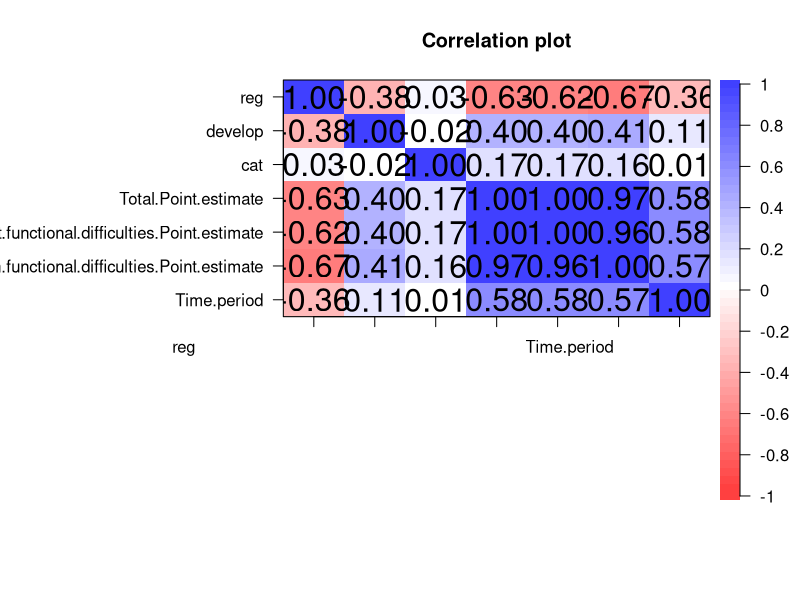

This figure's R source: (Note: this script raises an error after producing the figure.)
library(psych)
library(caret)
library(dplyr)
library(car)
library(Metrics)

num=read.csv("Numeracy.csv")
dt4=subset(num,select = c(reg,develop,cat,
                          Total.Point.estimate,Children.without.functional.difficulties.Point.estimate,
                          Children.with.functional.difficulties.Point.estimate,Time.period))
corPlot(cor(dt4))

set.seed(4)

model=lm(Children.with.functional.difficulties.Point.estimate~.,data = dt4)

#require regression for tpe
dt4_tpe=subset(train,select = -c(Children.without.functional.difficulties.Point.estimate,Children.with.functional.difficulties.Point.estimate))
model_tpe=lm(Total.Point.estimate~.,data = dt4_tpe)

#require regression for cwithout
dt4_cthout=subset(train,select = -c(Total.Point.estimate,Children.with.functional.difficulties.Point.estimate))
model_cthout=lm(Children.without.functional.difficulties.Point.estimate~.,data=dt4_cthout)

#create prediction of comp
hmph=subset(dt4,select = c(Time.period,Children.with.functional.difficulties.Point.estimate))
a=colMeans(hmph[hmph$Time.period=='2017',])
b=colMeans(hmph[hmph$Time.period=='2018',])
c=colMeans(hmph[hmph$Time.period=='2019',])
d=colMeans(hmph[hmph$Time.period=='2020',])

yearPred4=data.frame(
  year=c(2017:2020),
  compDisabled=c(as.double(a[2]),as.double(b[2]),as.double(c[2]),as.double(d[2]))
)
i=0
j=0
#set how many year to predict
year=5

for(j in 1:year){
  pred=0
  for(i in 1:nrow(dt4)) {
    #predict for each row
    re=dt4[i,]$reg
    dv=dt4[i,]$develop
    house=dt4[i,]$cat
    
    #set year to predict
    t=yearPred4[nrow(yearPred4),]$year+1
    
    #set total estimate
    d0=data.frame(reg=re,develop=dv,cat=house,Time.period=t,interval = "confidence")
    tpe=as.double(predict(model_tpe,d0))
    
    #set cthout
    d1=data.frame(reg=re,develop=dv,cat=house,Time.period=t,interval = "confidence")
    cthout=as.double(predict(model_cthout,d1))
    
    newdata=data.frame(reg=re,
                       develop=dv,
                       cat=house,
                       Total.Point.estimate=tpe,
                       Children.without.functional.difficulties.Point.estimate=cthout,
                       Time.period = t, interval = "confidence")
    
    pred=pred+as.double(predict(model,newdata))
  }
  meanPred=pred/nrow(dt4)
  #create data frame
  newPred=data.frame(
    year=yearPred4[nrow(yearPred4),]$year+1,
    anarDisabled=meanPred
  )
  #insert to yearPred4
  yearPred4[nrow(yearPred4) + 1,]=newPred
}


plot(yearPred4$year, yearPred4$compDisabled, col="red",type = "b", lty = 2, frame=FALSE,
     main = "Percentage of children with disabilities with minimum profiency of numeracy skill", xlab="Year",ylab="Percentage of children with disabilities")
lines(yearPred4[1:4,]$year, yearPred4[1:4,]$compDisabled, col="blue",type = "b", lty = 1)
legend("bottomright", legend=c("Predicted", "Actual"),
       col=c("red", "blue"), lty = 2:1, cex=0.8)
